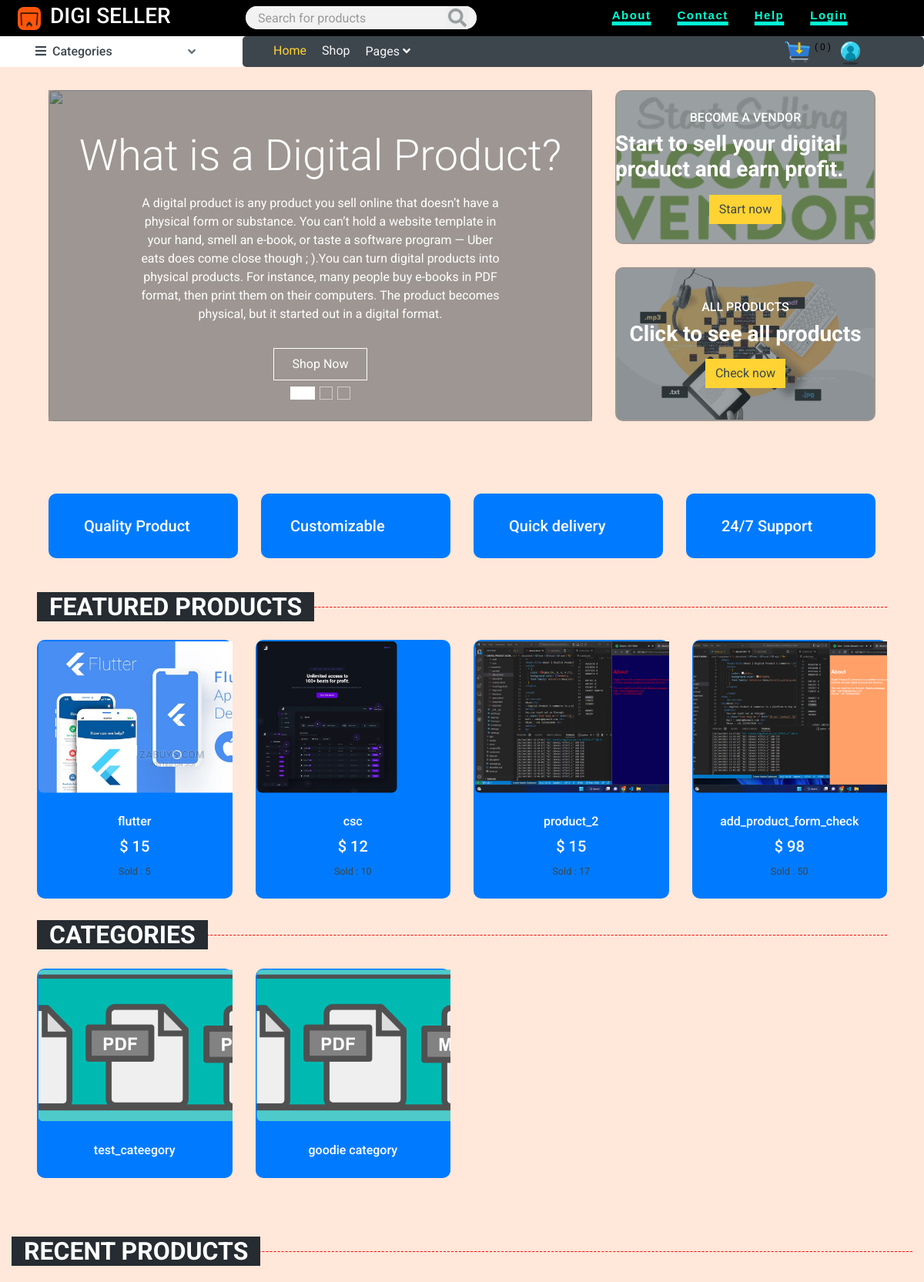
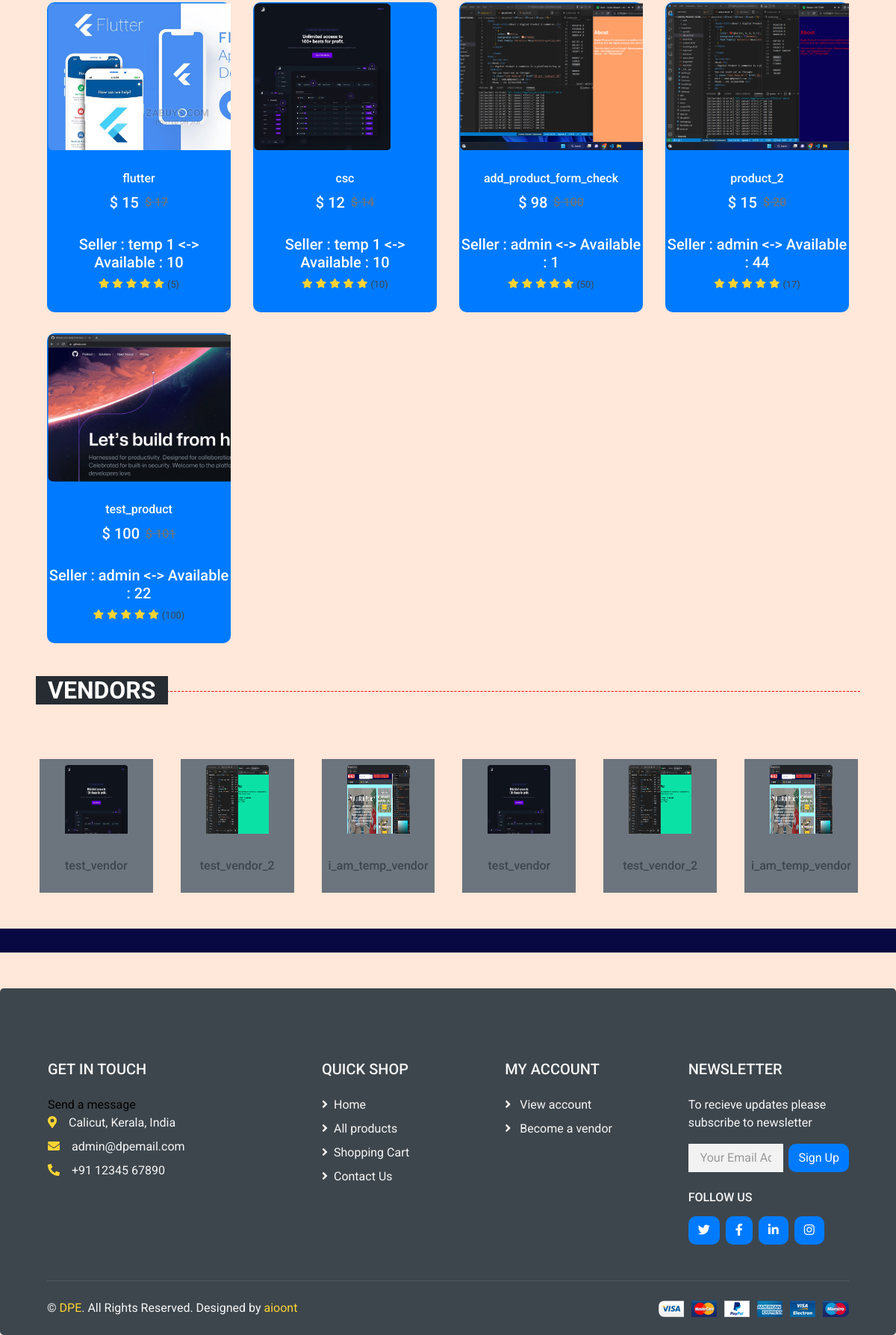
The page / on the database its author committed (2 pictures, top to bottom).
### store/models.py (models this page shows, shortened)
class Product(models.Model):
    DRAFT = 'draft'
    WAITING_APPROVAL = 'waitingapproval'
    ACTIVE = 'active'
    DELETEED = 'deleted'
    STATUS_CHOICES = (
        (DRAFT, 'Draft'),
        (WAITING_APPROVAL, 'waitingapproval'),
        (ACTIVE, 'active'),
        (DELETEED,  'deleted')
    )
    user = models.ForeignKey(User, related_name='products', on_delete=models.CASCADE)  #vendor who added product
    category = models.ForeignKey(Category, related_name='products', on_delete=models.CASCADE)
    title = models.CharField(max_length=50)
    image = models.ImageField(upload_to='uploads/product_images/', null=True)
    slug = models.SlugField(max_length=50)
    description = models.TextField(blank=True)
    price = models.IntegerField()
    discount_price = models.IntegerField(blank=True, null=True)
    quantity = models.IntegerField(blank=True, null=True)
    sold = models.IntegerField(blank=True, null=True,default=0)
    rating = models.IntegerField(default=0)
    created_at = models.DateTimeField(auto_now_add=True)
    updated_at = models.DateTimeField(auto_now=True)
    status = models.CharField(max_length=20, choices=STATUS_CHOICES, default=ACTIVE)
    class Meta:
        ordering = ('-created_at',)

class Category(models.Model):
    title = models.CharField(max_length=50)
    category_image = models.ImageField(upload_to='uploads/category/', blank=True, null=True)
    slug = models.SlugField(max_length=50)
    class Meta:
        verbose_name_plural = 'Categories'

class Vendor(models.Model):
    ACTIVE = 'active'
    DELETEED = 'deleted'
    STATUS_CHOICES = (
        (ACTIVE, 'active'),
        (DELETEED,  'deleted')
    )
    user = models.ForeignKey(User, related_name='vendors', on_delete=models.CASCADE)
    vendor_image = models.ImageField(upload_to='uploads/vendor_images/', blank=True, null=True)
    no_of_product = models.IntegerField()
    income = models.IntegerField()
    joined_in = models.DateTimeField(auto_now_add=True)
    status = models.CharField(max_length=20, choices=STATUS_CHOICES, default=ACTIVE)
    vendor_name = models.CharField(max_length=30, null=True)
    vendor_address = models.CharField(max_length=30, null=True)

### userprofile/models.py (models this page shows, shortened)
class CustomUser(AbstractUser):
    username = None
    email = models.EmailField(_('email address'), unique=True)
    mobile = models.CharField(max_length=15, null=True, blank= True)
    is_verified = models.BooleanField(default=False)
    forget_password = models.CharField(max_length=255, blank= True, null=True)
    is_vendor = models.BooleanField(default=False, null=True)
    first_name = models.CharField(max_length=100, null=True, default=False)
    USERNAME_FIELD = 'email'
    REQUIRED_FIELDS = ['mobile']
    objects = CustomUserManager()

### core/views.py (the view)
# urls.py: path('', frontPage, name='frontPage'),
def frontPage(request):
    products = Product.objects.filter(status=Product.ACTIVE)[0:6]
    category = Category.objects.all()
    vendors = Vendor.objects.filter(status=Product.ACTIVE)[0:6]
    featured_products = Product.objects.all().order_by('sold')[0:4]
    product_rating = Product.objects.values_list('rating', flat=True)
    return render(request, 'frontPage.html', {'products': products, 'category':category, 'vendors': vendors, 'featured_products': featured_products, 'product_rating': product_rating})

### store/cart.py (called while the page is built)
    def __len__(self):
        return sum(item['quantity'] for item in self.cart.values())

### store/context_processors.py (called while the page is built)
def cart(request):  # to make cart globally available context_processord.py used
    return {'cart': Cart(request)}

### store/templatetags/menu.py (called while the page is built)
@register.inclusion_tag('menu.html')
def menu():
    categories = Category.objects.all()
    return {'categories':categories}

### core/templates/frontPage.html (shortened to what this page needs)
{% extends 'base.html' %}
{% load static %}
{% load menu %}
{% block contenttodisplay %}
<div class="container-fluid mb-3">
    <div class="row px-xl-5">
        <div class="col-lg-8">
            <div id="header-carousel" class="carousel slide carousel-fade mb-30 mb-lg-0" data-ride="carousel">
                <ol class="carousel-indicators">
                    <li data-target="#header-carousel" data-slide-to="0" class="active"></li>
                    <li data-target="#header-carousel" data-slide-to="1"></li>
                    <li data-target="#header-carousel" data-slide-to="2"></li>
                </ol>
                <div class="carousel-inner">
                    <div class="carousel-item position-relative active" style="height: 430px;">
                        <img class="position-absolute w-100 h-100" src="{% static 'img/digi.jpeg' %}" style="object-fit: cover;">
                        <div class="carousel-caption d-flex flex-column align-items-center justify-content-center">
                            <div class="p-3" style="max-width: 700px;">
                                <h1 class="display-4 text-white mb-3 animate__animated animate__fadeInDown">What is a Digital Product?</h1>
                                <p class="mx-md-5 px-5 animate__animated animate__bounceIn">A digital product is any product you sell online that doesn’t have a physical form or substance. You can’t hold a website template in your hand, smell an e-book, or taste a software program — Uber eats does come close though ; ).You can turn digital products into physical products. For instance, many people buy e-books in PDF format, then print them on their computers. The product becomes physical, but it started out in a digital format.</p>
                                <a class="btn btn-outline-light py-2 px-4 mt-3 animate__animated animate__fadeInUp" href="{% url 'shop' %}">Shop Now</a>
                            </div>
                        </div>
                    </div>
                </div>
            </div>
        </div>
        <div class="col-lg-4">
            <div class="product-offer mb-30" style="height: 200px;">
                <img class="img-fluid" src="{% static 'img/become-vendor.png' %}" alt="">
                <div class="offer-text">
                    <h6 class="text-white text-uppercase">Become a vendor</h6>
                    <h3 class="text-white mb-3">Start to sell your digital product and earn profit.</h3>
                    <a href="{% url 'become_vendor' %}" class="btn btn-primary">Start now</a>
                </div>
            </div>
            <div class="product-offer mb-30" style="height: 200px;">
                <img class = "img-fluid" src="{% static 'img/digi-2.webp' %}" alt="">
                <div class="offer-text">
                    <h6 class="text-white text-uppercase">All products</h6>
                    <h3 class="text-white mb-3">Click to see all products</h3>
                    <a href="{% url 'shop' %}" class="btn btn-primary">Check now</a>
                </div>
            </div>
        </div>
    </div>
</div>
<div class="container-fluid pt-5">
    <div class="row px-xl-5 pb-3">
        <div class="col-lg-3 col-md-6 col-sm-12 pb-1">
            <div class="d-flex align-items-center bgof mb-4" style="padding: 30px;">
                <h5 class="font-weight-semi-bold m-0">Quality Product</h5>
            </div>
        </div>
        <div class="col-lg-3 col-md-6 col-sm-12 pb-1">
            <div class="d-flex align-items-center bgof mb-4" style="padding: 30px;">
                <h5 class="font-weight-semi-bold m-0">Customizable</h5>
            </div>
        </div>
        <div class="col-lg-3 col-md-6 col-sm-12 pb-1">
            <div class="d-flex align-items-center bgof mb-4" style="padding: 30px;">
                <h5 class="font-weight-semi-bold m-0">Quick delivery</h5>
            </div>
        </div>
        <div class="col-lg-3 col-md-6 col-sm-12 pb-1">
            <div class="d-flex align-items-center bgof mb-4" style="padding: 30px;">
                <h5 class="font-weight-semi-bold m-0">24/7 Support</h5>
            </div>
        </div>
    </div>
</div>
{% endblock %}
{% block featured %}
<h2 class="section-title position-relative text-uppercase mx-xl-5 mb-4"><span class="bg-heading pr-3">Featured Products</span></h2>
<div class="row px-xl-5 text-dark">
    {% for i in featured_products %}
       <div class="col-lg-3 col-md-4 col-sm-6 pb-1">
           <div class="product-item bgof mb-4">
            {% if i.image %}
            <div class="product-img position-relative overflow-hidden">
              <img class = "img-fluid" src="{{ i.image.url }}" alt="Image of {{ i.title }}">
            </div>
            {% endif %}
                <div class="text-center py-4">
                    <a class="h6 text-decoration-none text-truncate" href="">  {{ i.title }} </a>
                    <div class="d-flex align-items-center justify-content-center mt-2">
                        <h5>  $ {{ i.discount_price }} </h5>
                    </div>
                        <small>Sold : {{ i.sold }}</small>
                    </div>
                </div>
            </div>
    {% endfor %}
        </div>
{% endblock %}
{% block categories1 %}
<h2 class="section-title position-relative text-uppercase mx-xl-5 mb-4"><span class="bg-heading pr-3">Categories</span></h2>
<div class="row px-xl-5 text-dark">
    {% for i in category %}
       <div class="col-lg-3 col-md-4 col-sm-6 pb-1">
           <div class="product-item bgof mb-4">
               {% if i.category_image %}
               <div class="product-img position-relative overflow-hidden">
                 <img class = "img-fluid" src="{{ i.category_image.url }}" alt="Image of {{ i.title }}">
               </div>
               {% endif %}
                <div class="text-center py-4">
                    <a class="h6 text-decoration-none text-truncate" href="{% url 'category_detail' i.slug %}">  {{ i.title }} </a>
                </div>
            </div>
        </div>
        {% endfor %}
</div>
{% endblock %}
{% block recent_products %}
<div class="container-fluid pt-5 pb-3">
    <h2 class="section-title position-relative text-uppercase mx-xl-5y mb-4"><span class="bg-heading pr-3">Recent Products</span></h2>
    {% include 'partials/products.html' %}
</div>
{% endblock %}
{% block vendors %}
    {% include 'partials/vendors.html' %}
{% endblock %}

### store/templates/partials/products.html
 <div class="row px-xl-5 text-dark flex">
        {% for product in products %}
           <div class="col-lg-3 col-md-4 col-sm-6 pb-1">
               <div class="product-item bgof mb-4">
                   {% if product.image %}
                   <div class="product-img position-relative overflow-hidden">
                     <img class = "img-fluid" src="{{ product.image.url }}" alt="Image of {{ product.title }}">
                   {% endif %}
                   </div>
                    <div class="text-center py-4">
                        <a class="h6 text-decoration-none text-truncate" href="{% url 'product_detail' product.category.slug product.slug %}">  {{ product.title }} </a>
                        <div class="d-flex align-items-center justify-content-center mt-2">
                            <h5>  $ {{ product.discount_price }} </h5>
                            <h6 class="text-muted ml-2"><del> $ {{ product.price }} </del></h6>
                        </div>
                              <br>
                                <h5>Seller : {% firstof product.user.get_full_name product.user.username %} <-> Available : {{ product.quantity }}</h5>
                        <div class="d-flex align-items-center justify-content-center mb-1">
                            {% for i in product_rating %}
                                <small class="fa fa-star text-primary mr-1"></small>
                            {% endfor %}
                            <small>({{ product.sold }})</small>
                        </div>
                    </div>
                </div>
        </div>
        {% endfor %}
</div>

### store/templates/partials/vendors.html
{% block vendors %}
<h2 class="section-title position-relative text-uppercase mx-xl-5 mb-4"><span class="bg-heading pr-3"> Vendors </span></h2>
<div class="container-fluid py-5">
    <div class="row px-xl-5">
        <div class="owl-carousel vendor-carousel">
        {% for i in vendors %}
          <div  class="ml-1 mr-1 text-center bg-vendor">
                <div class="overflow-hidden img-thumbnail" style="width: 100px; height: 100px;">
                    <img src="{{ i.vendor_image.url }}" alt="vendor_image" class="img-thumbnail">
                </div>
                <div class="text-center py-4">
                    <a class="h6 text-decoration-none text-truncate text-dark" href="{% url 'vendor_detail' i.vendor_name %}">  {{ i.vendor_name }} </a>
                </div>
            </div>
        {% endfor %}
        </div>
    </div>
</div>
{% endblock %}

### rows shown on the page
Product: image (picture), title "flutter", discount_price "15", sold "5", user.last_name "temp 1", quantity "10"
Product: image (picture), title "csc", discount_price "12", sold "10", user.last_name "temp 1", quantity "10"
Product: image (picture), title "product_2", discount_price "15", sold "17", user.last_name "admin", quantity "44"
Product: image (picture), title "add_product_form_check", discount_price "98", sold "50", user.last_name "admin", quantity "1"
Category: category_image (picture), title "test_cateegory"
Category: category_image (picture), title "goodie category"
Product: image (picture), title "test_product", discount_price "100", user.last_name "admin", quantity "22", sold "100"
Vendor: vendor_image (picture), vendor_name "test_vendor"
Vendor: vendor_image (picture), vendor_name "test_vendor_2"
Vendor: vendor_image (picture), vendor_name "i_am_temp_vendor"

### other values the page prints
{{ cart|length }} "0"
